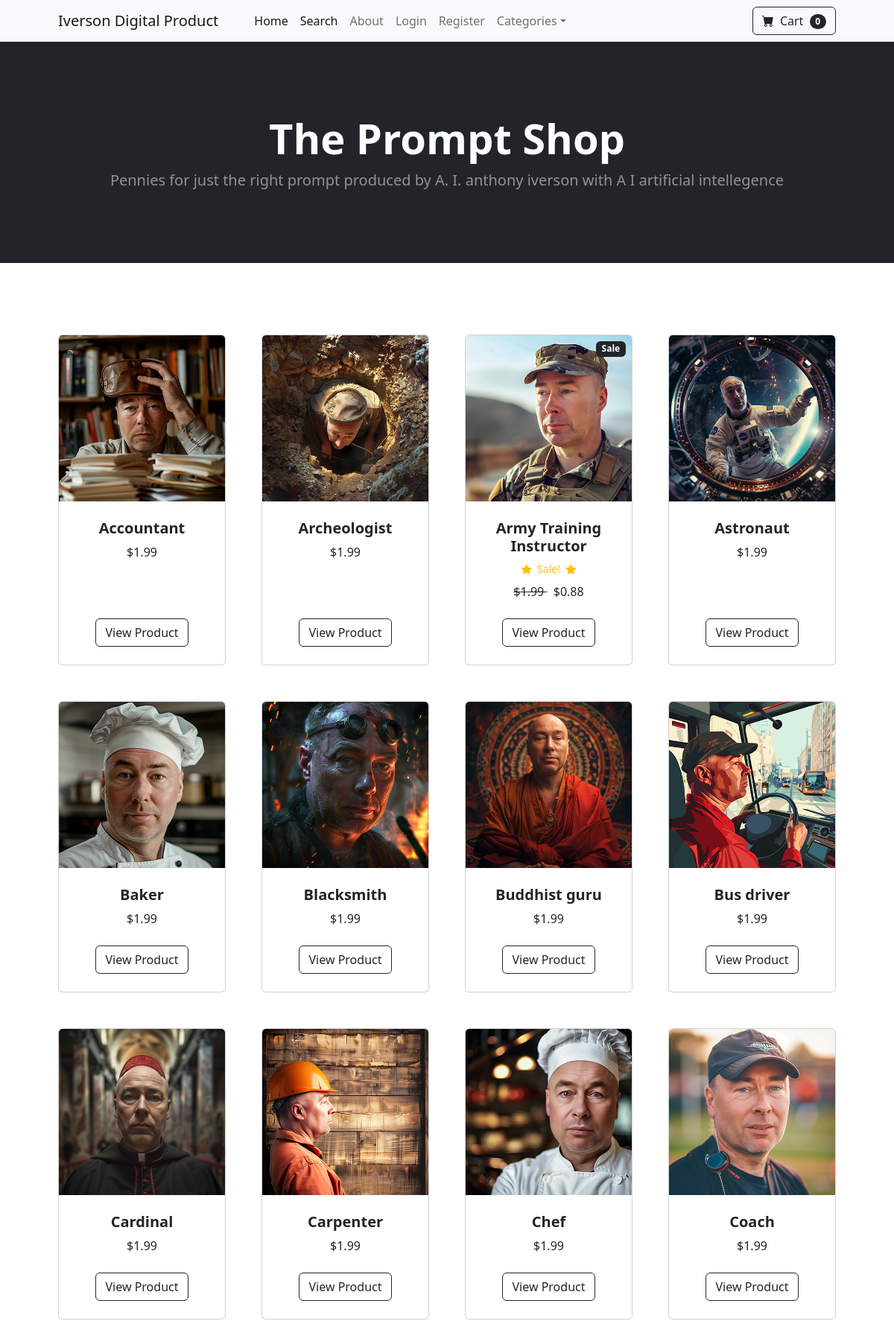
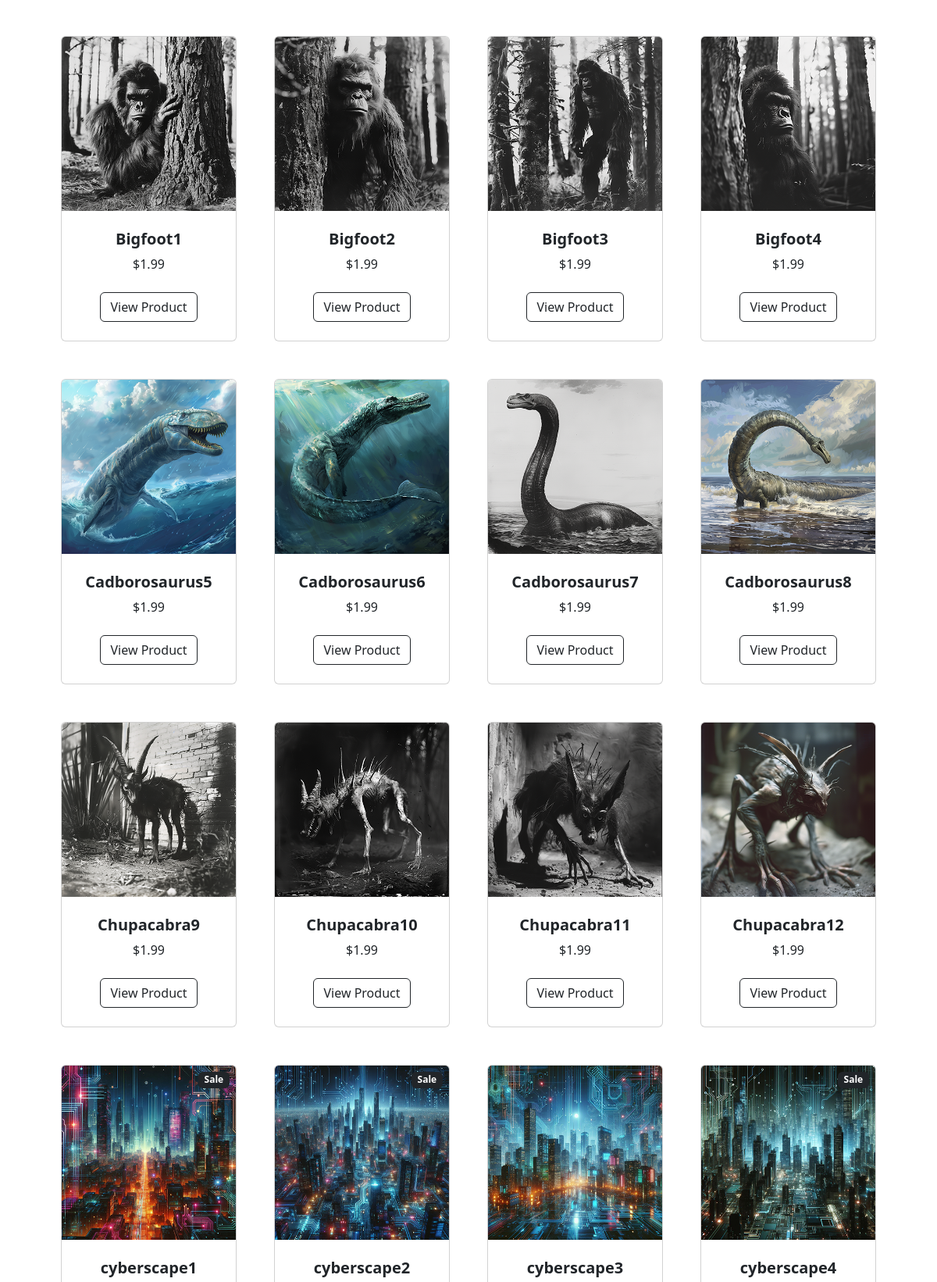
The page / (upper part) on the database its author committed (2 pictures, top to bottom).
### store/models.py (models this page shows, shortened)
class Product(models.Model):
	name = models.CharField(max_length=100)
	price = models.DecimalField(default=0, decimal_places=2, max_digits=6)
	category = models.ForeignKey(Category, on_delete=models.CASCADE, default=1)
	description = models.CharField(max_length=250, default='', blank=True, null=True)
	image = models.ImageField(upload_to='uploads/product/')
	is_sale = models.BooleanField(default=False)
	sale_price = models.DecimalField(default=0, decimal_places=2, max_digits=6)

### store/views.py (the view)
# urls.py: path('', views.home, name='home'),
def home(request):
	products = Product.objects.all()
	return render(request, 'home.html', {'products':products})

### cart/cart.py (called while the page is built)
	def __len__(self):
		return len(self.cart)

### cart/context_processors.py (called while the page is built)
def cart(request):
	return {'cart': Cart(request)}

### store/templates/home.html
{% extends 'base.html' %}
{% block content %}
        <header class="bg-dark py-5">
            <div class="container px-4 px-lg-5 my-5">
                <div class="text-center text-white">
                    <h1 class="display-4 fw-bolder">The Prompt Shop</h1>
                    <p class="lead fw-normal text-white-50 mb-0">Pennies for just the right prompt produced by A. I. anthony iverson with A I artificial intellegence</p>
                </div>
            </div>
        </header>
        <section class="py-5">
            <div class="container px-4 px-lg-5 mt-5">
                <div class="row gx-4 gx-lg-5 row-cols-2 row-cols-md-3 row-cols-xl-4 justify-content-center">
                {% for product in products %}
                    {% if product.is_sale %}
                    <div class="col mb-5">
                        <div class="card h-100">
                            <div class="badge bg-dark text-white position-absolute" style="top: 0.5rem; right: 0.5rem">Sale</div>
                            <img class="card-img-top" src="{{ product.image.url }}" alt="..." />
                            <div class="card-body p-4">
                                <div class="text-center">
                                    <h5 class="fw-bolder">{{ product.name }}</h5>
                <div class="d-flex justify-content-center small text-warning mb-2">
                <div class="bi-star-fill"></div>
                &nbsp;&nbsp;Sale!&nbsp;&nbsp;
                <div class="bi-star-fill"></div>
                </div>
                                    <strike>
                                    ${{ product.price }}
                                    </strike>
                                    &nbsp;
                                    ${{ product.sale_price }}
                                </div>
                            </div>
                            <div class="card-footer p-4 pt-0 border-top-0 bg-transparent">
    <div class="text-center">
        <a class="btn btn-outline-dark mt-auto" href="{% url 'product' product.id  %}">View Product</a>
    </div>
                            </div>
                        </div>
                    </div>
                    {% else %}
                <div class="col mb-5">
                        <div class="card h-100">
                            <img class="card-img-top" src="{{ product.image.url }}" alt="..." />
                            <div class="card-body p-4">
                                <div class="text-center">
                                    <h5 class="fw-bolder">{{ product.name }}</h5>
                                    ${{ product.price }}
                                </div>
                            </div>
                            <div class="card-footer p-4 pt-0 border-top-0 bg-transparent">
    <div class="text-center"><a class="btn btn-outline-dark mt-auto" href="{% url 'product' product.id %}">View Product</a></div>
                            </div>
                        </div>
                    </div>
                        {% endif %}
                    {% endfor %}
            </div>
        </section>
{% endblock %}

### rows shown on the page
Product: image (picture), name "Accountant", price "1.99"
Product: image (picture), name "Archeologist", price "1.99"
Product: image (picture), name "Army Training Instructor", price "1.99", sale_price "0.88"
Product: image (picture), name "Astronaut", price "1.99"
Product: image (picture), name "Baker", price "1.99"
Product: image (picture), name "Blacksmith", price "1.99"
Product: image (picture), name "Buddhist guru", price "1.99"
Product: image (picture), name "Bus driver", price "1.99"
Product: image (picture), name "Cardinal", price "1.99"
Product: image (picture), name "Carpenter", price "1.99"
Product: image (picture), name "Chef", price "1.99"
Product: image (picture), name "Coach", price "1.99"
Product: image (picture), name "Bigfoot1", price "1.99"
Product: image (picture), name "Bigfoot2", price "1.99"
Product: image (picture), name "Bigfoot3", price "1.99"
Product: image (picture), name "Bigfoot4", price "1.99"
Product: image (picture), name "Cadborosaurus5", price "1.99"
Product: image (picture), name "Cadborosaurus6", price "1.99"
Product: image (picture), name "Cadborosaurus7", price "1.99"
Product: image (picture), name "Cadborosaurus8", price "1.99"
Product: image (picture), name "Chupacabra9", price "1.99"
Product: image (picture), name "Chupacabra10", price "1.99"
Product: image (picture), name "Chupacabra11", price "1.99"
Product: image (picture), name "Chupacabra12", price "1.99"
Product: image (picture), name "cyberscape1"
Product: image (picture), name "cyberscape2"
Product: image (picture), name "cyberscape3"
Product: image (picture), name "cyberscape4"

### other values the page prints
{{ cart|length }} "0"
